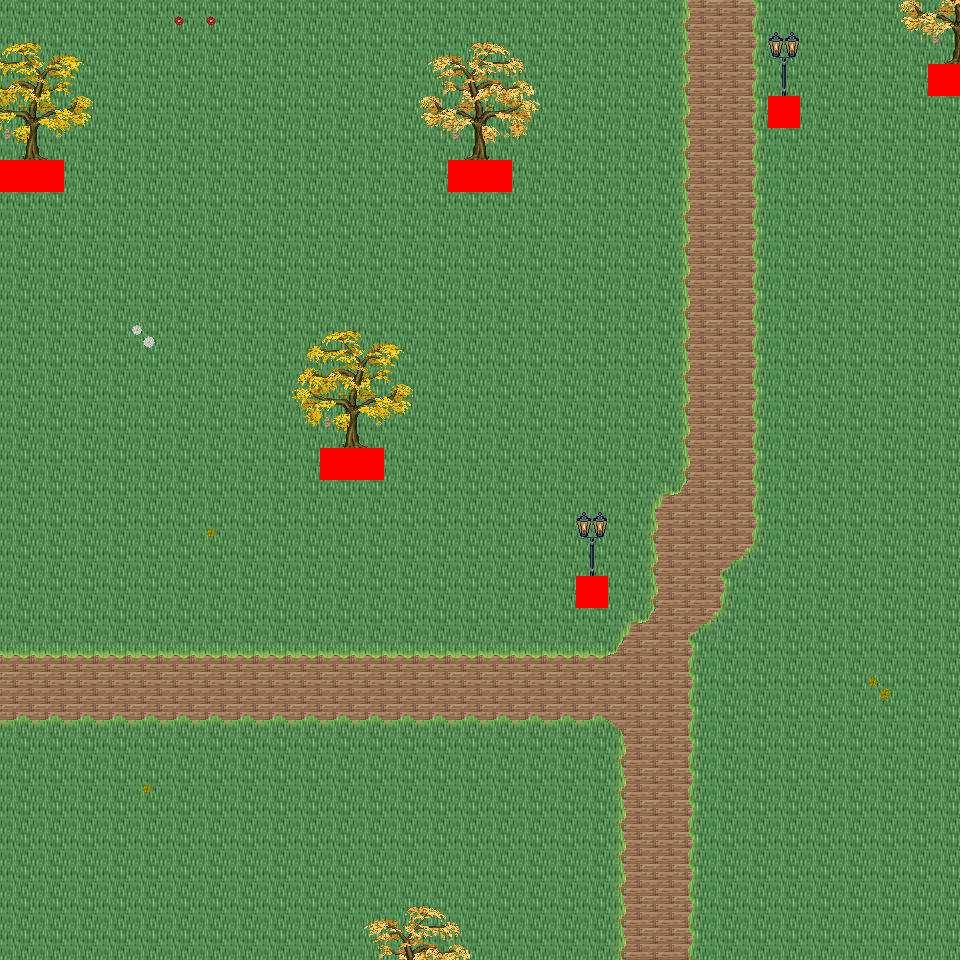

The image is a tile-based game level rendered from a .tmx file. Its description and source (layers, tilesets, objects; grid data summarised) follow:
An orthogonal 30x30 tile map with 32x32 px tiles, 6 tile layers (Ground, Object, Object2, Above, ...), 34 tilesets and 6 objects (6x mapExit).

<map version="1.0" orientation="orthogonal" renderorder="right-down" width="30" height="30" tilewidth="32" tileheight="32" nextobjectid="7">
  <tileset firstgid="1" name="tileset_logic_collision" tilewidth="32" tileheight="32" tilecount="1" columns="1">
    <image source="../drawable/tileset_logic_collision.png" width="32" height="32" />
  </tileset>
  <tileset firstgid="2" name="tileset_ground_ridge_earth_pale" tilewidth="32" tileheight="32" tilecount="96" columns="12">
    <image source="../drawable/tileset_ground_ridge_earth_pale.png" width="384" height="256" />
  </tileset>
  <tileset firstgid="98" name="tileset_ground_ridge_earth_dark" tilewidth="32" tileheight="32" tilecount="96" columns="12">
    <image source="../drawable/tileset_ground_ridge_earth_dark.png" width="384" height="256" />
  </tileset>
  <tileset firstgid="194" name="tileset_ground_ground" tilewidth="32" tileheight="32" tilecount="33" columns="3">
    <image source="../drawable/tileset_ground_ground.png" width="96" height="352" />
  </tileset>
  <tileset firstgid="227" name="tileset_building_castle" tilewidth="32" tileheight="32" tilecount="320" columns="20">
    <image source="../drawable/tileset_building_castle.png" width="640" height="512" />
  </tileset>
  <tileset firstgid="547" name="tileset_ground_grass_corners" tilewidth="32" tileheight="32" tilecount="24" columns="6">
    <image source="../drawable/tileset_ground_grass_corners.png" width="192" height="128" />
  </tileset>
  <tileset firstgid="571" name="tileset_ground_grass_edges" tilewidth="32" tileheight="32" tilecount="36" columns="12">
    <image source="../drawable/tileset_ground_grass_edges.png" width="384" height="96" />
  </tileset>
  <tileset firstgid="607" name="tileset_item_pot_barrels_1" tilewidth="32" tileheight="32" tilecount="8" columns="4">
    <image source="../drawable/tileset_item_pot_barrels_1.png" width="128" height="64" />
  </tileset>
  <tileset firstgid="615" name="tileset_item_weapon_cannon" tilewidth="32" tileheight="32" tilecount="12" columns="3">
    <image source="../drawable/tileset_item_weapon_cannon.png" width="96" height="128" />
  </tileset>
  <tileset firstgid="627" name="tileset_building_door_door" tilewidth="32" tileheight="32" tilecount="6" columns="3">
    <image source="../drawable/tileset_building_door_door.png" width="96" height="64" />
  </tileset>
  <tileset firstgid="633" name="tileset_building_door_closed" tilewidth="32" tileheight="32" tilecount="1" columns="1">
    <image source="../drawable/tileset_building_door_closed.png" width="32" height="32" />
  </tileset>
  <tileset firstgid="634" name="tileset_building_window_window_centered" tilewidth="32" tileheight="32" tilecount="1" columns="1">
    <image source="../drawable/tileset_building_window_window_centered.png" width="32" height="32" />
  </tileset>
  <tileset firstgid="635" name="tileset_building_decoration_chimney_big" tilewidth="32" tileheight="32" tilecount="2" columns="1">
    <image source="../drawable/tileset_building_decoration_chimney_big.png" width="32" height="64" />
  </tileset>
  <tileset firstgid="637" name="tileset_building_tan_building" tilewidth="32" tileheight="32" tilecount="24" columns="4">
    <image source="../drawable/tileset_building_tan_building.png" width="128" height="192" />
  </tileset>
  <tileset firstgid="661" name="tileset_building_museum" tilewidth="32" tileheight="32" tilecount="56" columns="7">
    <image source="../drawable/tileset_building_museum.png" width="224" height="256" />
  </tileset>
  <tileset firstgid="717" name="tileset_building_decoration_chimney" tilewidth="32" tileheight="32" tilecount="2" columns="1">
    <image source="../drawable/tileset_building_decoration_chimney.png" width="32" height="64" />
  </tileset>
  <tileset firstgid="719" name="tileset_plant_tree_fall_trees" tilewidth="32" tileheight="32" tilecount="40" columns="8">
    <image source="../drawable/tileset_plant_tree_fall_trees.png" width="256" height="160" />
  </tileset>
  <tileset firstgid="759" name="tileset_plant_leaves" tilewidth="32" tileheight="32" tilecount="8" columns="4">
    <image source="../drawable/tileset_plant_leaves.png" width="128" height="64" />
  </tileset>
  <tileset firstgid="767" name="tileset_plant_vine" tilewidth="32" tileheight="32" tilecount="3" columns="1">
    <image source="../drawable/tileset_plant_vine.png" width="32" height="96" />
  </tileset>
  <tileset firstgid="770" name="tileset_item_pot_pot_burgundy" tilewidth="32" tileheight="32" tilecount="1" columns="1">
    <image source="../drawable/tileset_item_pot_pot_burgundy.png" width="32" height="32" />
  </tileset>
  <tileset firstgid="771" name="tileset_building_stairs_stairs_grey" tilewidth="32" tileheight="32" tilecount="6" columns="3">
    <image source="../drawable/tileset_building_stairs_stairs_grey.png" width="96" height="64" />
  </tileset>
  <tileset firstgid="777" name="tileset_furniture_light_lamp_blue" tilewidth="32" tileheight="32" tilecount="3" columns="1">
    <image source="../drawable/tileset_furniture_light_lamp_blue.png" width="32" height="96" />
  </tileset>
  <tileset firstgid="780" name="tileset_light_dim_light_7x5" tilewidth="32" tileheight="32" tilecount="35" columns="7">
    <image source="../drawable/tileset_light_dim_light_7x5.png" width="224" height="160" />
  </tileset>
  <tileset firstgid="815" name="tileset_plant_flower_daisy_blue" tilewidth="32" tileheight="32" tilecount="8" columns="2">
    <image source="../drawable/tileset_plant_flower_daisy_blue.png" width="64" height="128" />
  </tileset>
  <tileset firstgid="823" name="tileset_plant_flower_daisy_red" tilewidth="32" tileheight="32" tilecount="8" columns="2">
    <image source="../drawable/tileset_plant_flower_daisy_red.png" width="64" height="128" />
  </tileset>
  <tileset firstgid="831" name="tileset_plant_flower_daisy_white" tilewidth="32" tileheight="32" tilecount="8" columns="2">
    <image source="../drawable/tileset_plant_flower_daisy_white.png" width="64" height="128" />
  </tileset>
  <tileset firstgid="839" name="tileset_plant_flower_daisy_yellow" tilewidth="32" tileheight="32" tilecount="8" columns="2">
    <image source="../drawable/tileset_plant_flower_daisy_yellow.png" width="64" height="128" />
  </tileset>
  <tileset firstgid="847" name="tileset_ground_ground_3" tilewidth="32" tileheight="32" tilecount="5" columns="5">
    <image source="../drawable/tileset_ground_ground_3.png" width="160" height="32" />
  </tileset>
  <tileset firstgid="852" name="tileset_building_cottage" tilewidth="32" tileheight="32" tilecount="256" columns="16">
    <image source="../drawable/tileset_building_cottage.png" width="512" height="512" />
  </tileset>
  <tileset firstgid="1108" name="tileset_building_roof_thatched_roof" tilewidth="32" tileheight="32" tilecount="256" columns="16">
    <image source="../drawable/tileset_building_roof_thatched_roof.png" width="512" height="512" />
  </tileset>
  <tileset firstgid="1364" name="tileset_building_door_doors" tilewidth="32" tileheight="32" tilecount="256" columns="16">
    <image source="../drawable/tileset_building_door_doors.png" width="512" height="512" />
  </tileset>
  <tileset firstgid="1620" name="tileset_building_window_windows" tilewidth="32" tileheight="32" tilecount="256" columns="16">
    <image source="../drawable/tileset_building_window_windows.png" width="512" height="512" />
  </tileset>
  <tileset firstgid="1876" name="tileset_logic_portal" tilewidth="32" tileheight="32" tilecount="24" columns="8">
    <image source="../drawable/tileset_logic_portal.png" width="256" height="96" />
  </tileset>
  <tileset firstgid="1900" name="tileset_building_decoration_banner" tilewidth="32" tileheight="32" tilecount="12" columns="1">
    <image source="../drawable/tileset_building_decoration_banner.png" width="32" height="384" />
  </tileset>
  <layer name="Ground" width="30" height="30">
    <data>[900 cells, 900 non-empty, 2 distinct tile ids]</data>
  </layer>
  <layer name="Object" width="30" height="30">
    <data>[900 cells, 116 non-empty, 18 distinct tile ids]</data>
  </layer>
  <layer name="Object2" width="30" height="30">
    <data>[900 cells, 14 non-empty, 4 distinct tile ids]</data>
  </layer>
  <layer name="Above" width="30" height="30">
    <data>[900 cells, 60 non-empty, 34 distinct tile ids]</data>
  </layer>
  <layer name="Above2" width="30" height="30">
    <data>[900 cells, 0 non-empty, 0 distinct tile ids]</data>
  </layer>
  <layer name="Walkable" width="30" height="30">
    <data>[900 cells, 9 non-empty, 1 distinct tile ids]</data>
  </layer>
  <objectgroup name="MapEvents">
    <object id="1" name="north" type="mapExit" x="0" y="0" width="960" height="32">
      <properties>
        <property name="map" value="level_0_x52_y59" />
        <property name="x" value="0" />
        <property name="y" value="28" />
      </properties>
    </object>
    <object id="2" name="south" type="mapExit" x="0" y="928" width="960" height="32">
      <properties>
        <property name="map" value="level_0_x52_y61" />
        <property name="x" value="0" />
        <property name="y" value="1" />
      </properties>
    </object>
    <object id="3" name="west" type="mapExit" x="0" y="0" width="32" height="160">
      <properties>
        <property name="map" value="level_0_x51_y60" />
        <property name="x" value="28" />
        <property name="y" value="0" />
      </properties>
    </object>
    <object id="4" name="west2" type="mapExit" x="0" y="192" width="32" height="768">
      <properties>
        <property name="map" value="level_0_x51_y60" />
        <property name="x" value="28" />
        <property name="y" value="6" />
      </properties>
    </object>
    <object id="5" name="east" type="mapExit" x="928" y="0" width="32" height="64">
      <properties>
        <property name="map" value="level_0_x53_y60" />
        <property name="x" value="1" />
        <property name="y" value="0" />
      </properties>
    </object>
    <object id="6" name="east2" type="mapExit" x="928" y="96" width="32" height="864">
      <properties>
        <property name="map" value="level_0_x53_y60" />
        <property name="x" value="1" />
        <property name="y" value="3" />
      </properties>
    </object>
  </objectgroup>
</map>
